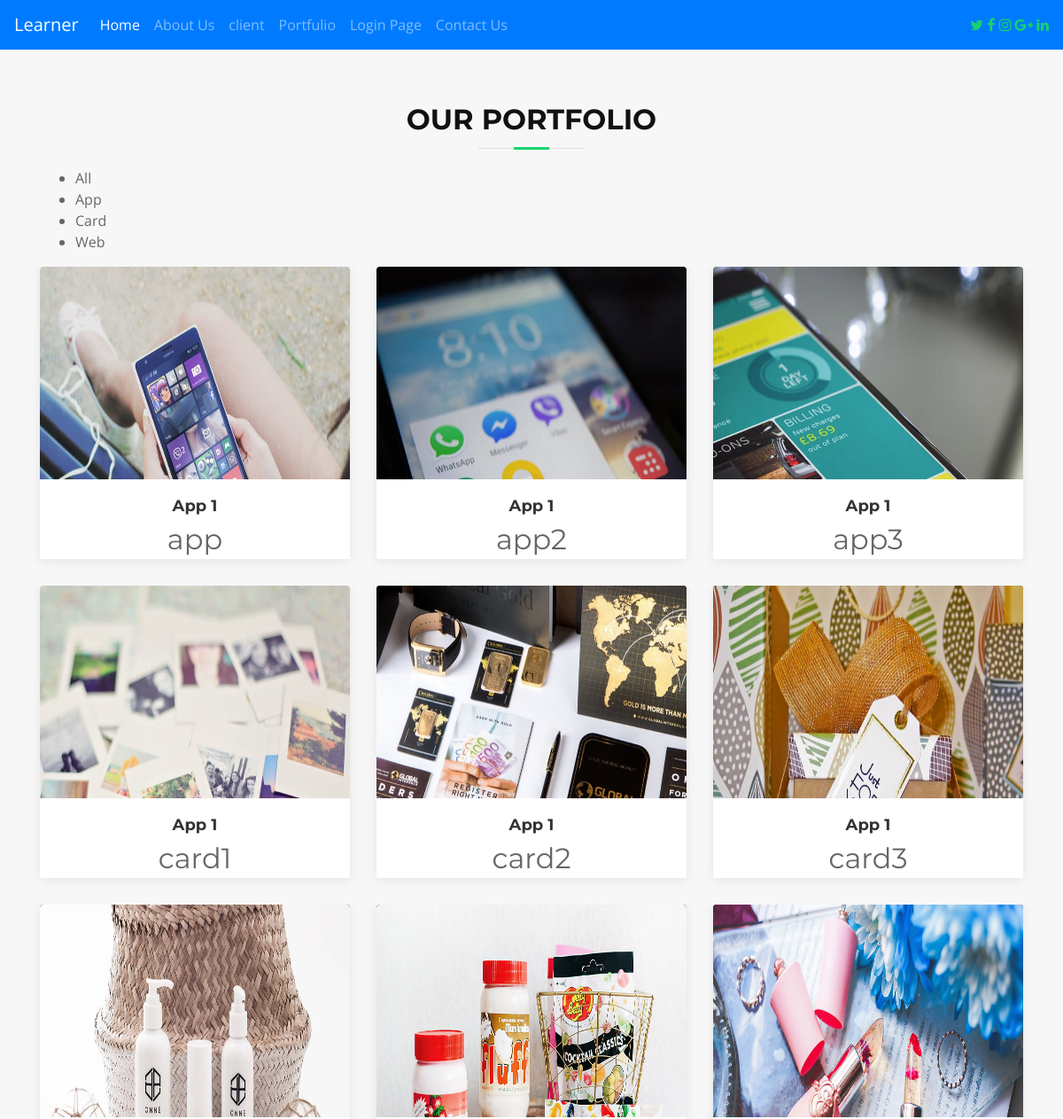
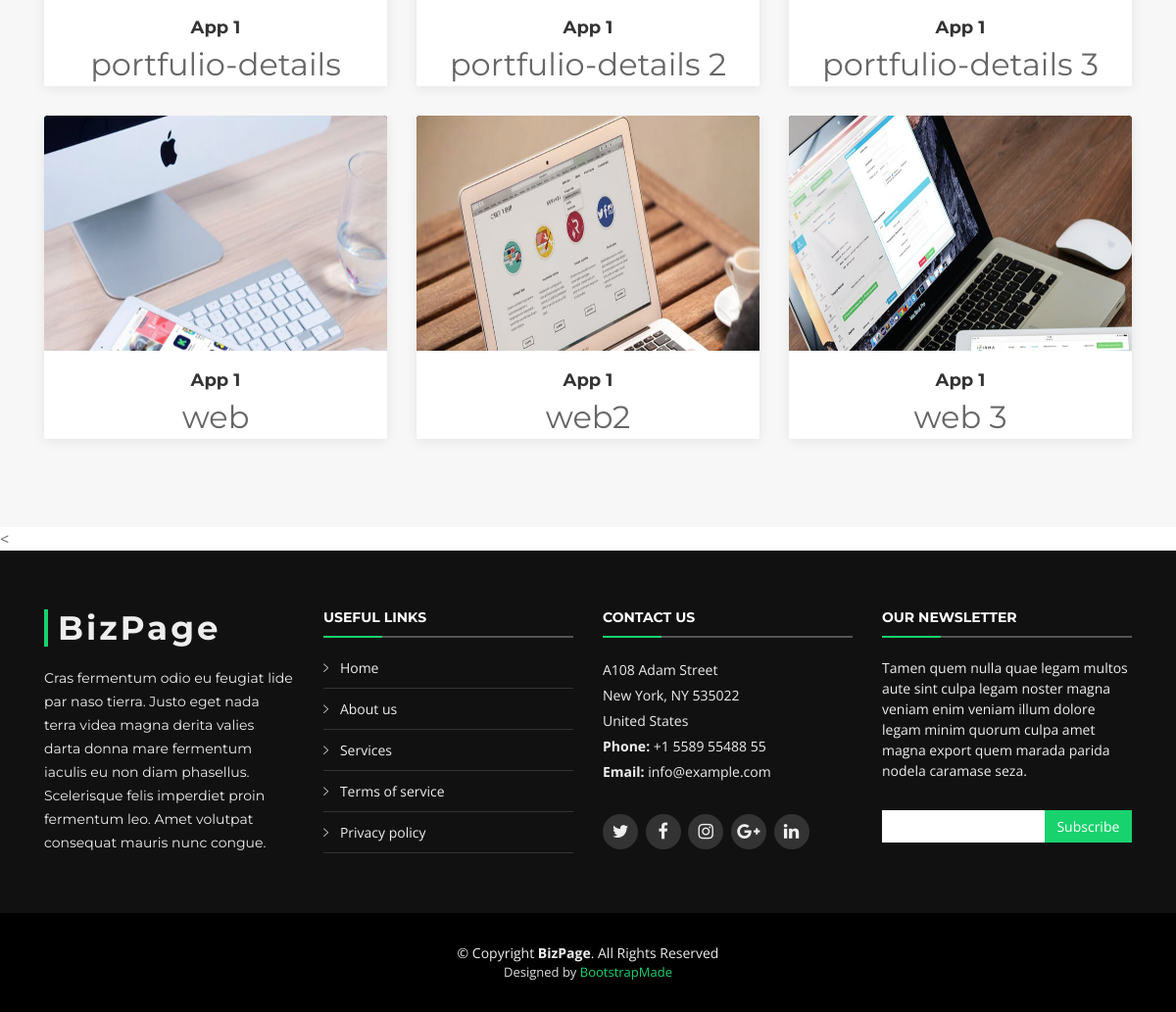
Page /portfulio/ on the committed database (2 pictures, top to bottom).
### portfulio/models.py (models this page shows, shortened)
class portfulio(models.Model):
    image=models.ImageField(upload_to='portfulio/',blank=False)
    link=models.CharField(max_length=1000,blank=False)
    name=models.CharField(max_length=100,blank=False)

### portfulio/views.py (the view)
# urls.py: path('',views.portfulios),
def portfulios(request):
    portfuliodata=portfulio.objects.all()
    context={
        'portfulio':portfuliodata
    }
    return render(request,'portfulio.html',context)

### templates/portfulio.html (shortened to what this page needs)
 {% extends "home.html" %} {% block content %} {% load static %}
<section id="portfolio" class="section-bg">
    <div class="container" data-aos="fade-up">
        <header class="section-header">
            <h3 class="section-title">Our Portfolio</h3>
        </header>
        <div class="row" data-aos="fade-up" data-aos-delay="100" ">
      <div class=" col-lg-12 ">
          <ul id="portfolio-flters ">
            <li data-filter="* " class="filter-active ">All</li>
            <li data-filter=".filter-app ">App</li>
            <li data-filter=".filter-card ">Card</li>
            <li data-filter=".filter-web ">Web</li>
          </ul>
        </div>
      </div>
      <div class="row portfolio-container " data-aos="fade-up " data-aos-delay="200 ">
        {% for portfulio in portfulio %}
        <div class="col-lg-4 col-md-6 portfolio-item filter-app ">
          <div class="portfolio-wrap ">
            <figure>
              <img src="{{portfulio.image.url}} " class="img-fluid " alt=" "style="height:400px;width:400px; ">
            </figure>
            <div class="portfolio-info ">
              <h4><a href="portfulio.html ">App 1</a></h4>
              <h2>{{portfulio.name}}</h2>
            </div>
          </div>
        </div>
        {% endfor %}
      </div>
    </section><
{% endblock content %}

### templates/home.html (shortened to what this page needs)
{% load static %}
<!DOCTYPE html>
<html lang="en">
<head>
    <link rel="stylesheet" href="https://cdn.jsdelivr.net/npm/bootstrap@4.5.3/dist/css/bootstrap.min.css">
    <link href="{% static 'vendor/bootstrap/css/bootstrap.min.css' %}" rel="stylesheet">
    <link href="{% static 'vendor/icofont/icofont.min.css' %}" rel="stylesheet">
    <link href="{% static 'vendor/font-awesome/css/font-awesome.min.css' %}" rel="stylesheet">
    <link href="{% static 'vendor/ionicons/css/ionicons.min.css' %} " rel="stylesheet">
    <link href="{% static 'vendor/animate.css/animate.min.css' %}" rel="stylesheet">
    <link href="{% static 'vendor/venobox/venobox.css' %}" rel="stylesheet">
    <link href="{% static 'vendor/owl.carousel/assets/owl.carousel.min.css' %}" rel="stylesheet">
    <link href="{% static 'vendor/aos/aos.css ' %}" rel="stylesheet">
    <link rel="stylesheet" href="{% static 'css/style.css' %}">
</head>
<body>
    <nav class="navbar navbar-expand-lg navbar-dark bg-primary sticky-top">
        <a class="navbar-brand" href="/">Learner</a>
        <div class="collapse navbar-collapse " id="navbarSupportedContent">
            <ul class="navbar-nav mr-auto">
                <li class="nav-item active">
                    <a class="nav-link" href="/">Home <span class="sr-only">(current)</span></a>
                </li>
                <li class="nav-item">
                    <a class="nav-link" href="/aboutus">About Us</a>
                </li>
                <li class="nav-item">
                    <a class="nav-link" href="/clientus">client</a>
                </li>
                <li class="nav-item">
                    <a class="nav-link" href="/portfulio">Portfulio</a>
                </li>
                <li class="nav-item">
                    <a class="nav-link" href="/authentication">Login Page</a>
                </li>
                <li class="nav-item">
                    <a class="nav-link" href="/contact">Contact Us</a>
                </li>
            </ul>
            <div class="social-links">
                <a href="#" class="twitter"><i class="fa fa-twitter"></i></a>
                <a href="#" class="facebook"><i class="fa fa-facebook"></i></a>
                <a href="#" class="instagram"><i class="fa fa-instagram"></i></a>
                <a href="#" class="google-plus"><i class="fa fa-google-plus"></i></a>
                <a href="#" class="linkedin"><i class="fa fa-linkedin"></i></a>
            </div>
        </div>
    </nav>
    {% block content %}{% endblock content %}
    <footer id="footer">
        <div class="footer-top">
            <div class="container">
                <div class="row">
                    <div class="col-lg-3 col-md-6 footer-info">
                        <h3>BizPage</h3>
                        <p>Cras fermentum odio eu feugiat lide par naso tierra. Justo eget nada terra videa magna derita valies darta donna mare fermentum iaculis eu non diam phasellus. Scelerisque felis imperdiet proin fermentum leo. Amet volutpat consequat
                            mauris nunc congue.</p>
                    </div>
                    <div class="col-lg-3 col-md-6 footer-links">
                        <h4>Useful Links</h4>
                        <ul>
                            <li><i class="ion-ios-arrow-right"></i> <a href="#">Home</a></li>
                            <li><i class="ion-ios-arrow-right"></i> <a href="#">About us</a></li>
                            <li><i class="ion-ios-arrow-right"></i> <a href="#">Services</a></li>
                            <li><i class="ion-ios-arrow-right"></i> <a href="#">Terms of service</a></li>
                            <li><i class="ion-ios-arrow-right"></i> <a href="#">Privacy policy</a></li>
                        </ul>
                    </div>
                    <div class="col-lg-3 col-md-6 footer-contact">
                        <h4>Contact Us</h4>
                        <p>
                            A108 Adam Street <br> New York, NY 535022<br> United States <br>
                            <strong>Phone:</strong> +1 5589 55488 55<br>
                            <strong>Email:</strong> info@example.com<br>
                        </p>
                        <div class="social-links">
                            <a href="#" class="twitter"><i class="fa fa-twitter"></i></a>
                            <a href="#" class="facebook"><i class="fa fa-facebook"></i></a>
                            <a href="#" class="instagram"><i class="fa fa-instagram"></i></a>
                            <a href="#" class="google-plus"><i class="fa fa-google-plus"></i></a>
                            <a href="#" class="linkedin"><i class="fa fa-linkedin"></i></a>
                        </div>
                    </div>
                    <div class="col-lg-3 col-md-6 footer-newsletter">
                        <h4>Our Newsletter</h4>
                        <p>Tamen quem nulla quae legam multos aute sint culpa legam noster magna veniam enim veniam illum dolore legam minim quorum culpa amet magna export quem marada parida nodela caramase seza.</p>
                        <form action="" method="post">
                            <input type="email" name="email"><input type="submit" value="Subscribe">
                        </form>
                    </div>
                </div>
            </div>
        </div>
        <div class="container">
            <div class="copyright">
                &copy; Copyright <strong>BizPage</strong>. All Rights Reserved
            </div>
            <div class="credits">
                Designed by <a href="https://bootstrapmade.com/">BootstrapMade</a>
            </div>
        </div>
    </footer>
</body>
</html>

### static/css/style.css (style rules this page uses)
body { background: #fff; color: #666666; font-family: "Open Sans", sans-serif; }
a { color: #18d26e; transition: 0.5s; }
p { padding: 0; margin: 0 0 30px 0; }
h1, h2, h3, h4, h5, h6 { font-family: "Montserrat", sans-serif; font-weight: 400; margin: 0 0 20px 0; padding: 0; }
section { overflow: hidden; }
.section-header h3 { font-size: 32px; color: #111; text-transform: uppercase; text-align: center; font-weight: 700; position: relative; padding-bottom: 15px; }
.section-header h3::before { content: ''; position: absolute; display: block; width: 120px; height: 1px; background: #ddd; bottom: 1px; left: calc(50% - 60px); }
.section-header h3::after { content: ''; position: absolute; display: block; width: 40px; height: 3px; background: #18d26e; bottom: 0; left: calc(50% - 20px); }
.section-bg { background: #f7f7f7; }
#portfolio { padding: 60px 0; }
#portfolio .portfolio-wrap { box-shadow: 0px 2px 12px rgba(0, 0, 0, 0.08); transition: 0.3s; }
#portfolio .portfolio-item { position: relative; height: 360px; overflow: hidden; }
#portfolio .portfolio-item figure { background: #000; overflow: hidden; height: 240px; position: relative; border-radius: 4px 4px 0 0; margin: 0; }
#portfolio .portfolio-item .portfolio-info { background: #fff; text-align: center; padding: 30px; height: 90px; border-radius: 0 0 3px 3px; }
#portfolio .portfolio-item .portfolio-info h4 { font-size: 18px; line-height: 1px; font-weight: 700; margin-bottom: 18px; padding-bottom: 0; }
#portfolio .portfolio-item .portfolio-info h4 a { color: #333; }
#footer { background: #000; padding: 0 0 30px 0; color: #eee; font-size: 14px; }
#footer .footer-top { background: #111; padding: 60px 0 30px 0; }
#footer .footer-top .footer-info { margin-bottom: 30px; }
#footer .footer-top .footer-info h3 { font-size: 34px; margin: 0 0 20px 0; padding: 2px 0 2px 10px; line-height: 1; font-family: "Montserrat", sans-serif; font-weight: 700; letter-spacing: 3px; border-left: 4px solid #18d26e; }
#footer .footer-top .footer-info p { font-size: 14px; line-height: 24px; margin-bottom: 0; font-family: "Montserrat", sans-serif; color: #eee; }
#footer .footer-top .social-links a { font-size: 18px; display: inline-block; background: #333; color: #eee; line-height: 1; padding: 8px 0; margin-right: 4px; border-radius: 50%; text-align: center; width: 36px; height: 36px; transition: 0.3s; }
#footer .footer-top h4 { font-size: 14px; font-weight: bold; color: #fff; text-transform: uppercase; position: relative; padding-bottom: 12px; }
#footer .footer-top h4::before, #footer .footer-top h4::after { content: ''; position: absolute; left: 0; bottom: 0; height: 2px; }
#footer .footer-top h4::before { right: 0; background: #555; }
#footer .footer-top h4::after { background: #18d26e; width: 60px; }
#footer .footer-top .footer-links { margin-bottom: 30px; }
#footer .footer-top .footer-links ul { list-style: none; padding: 0; margin: 0; }
#footer .footer-top .footer-links ul i { padding-right: 8px; color: #ddd; }
#footer .footer-top .footer-links ul li { border-bottom: 1px solid #333; padding: 10px 0; }
#footer .footer-top .footer-links ul li:first-child { padding-top: 0; }
#footer .footer-top .footer-links ul a { color: #eee; }
#footer .footer-top .footer-contact { margin-bottom: 30px; }
#footer .footer-top .footer-contact p { line-height: 26px; }
#footer .footer-top .footer-newsletter { margin-bottom: 30px; }
#footer .footer-top .footer-newsletter input[type="email"] { border: 0; padding: 6px 8px; width: 65%; }
#footer .footer-top .footer-newsletter input[type="submit"] { background: #18d26e; border: 0; width: 35%; padding: 6px 0; text-align: center; color: #fff; transition: 0.3s; cursor: pointer; }
#footer .copyright { text-align: center; padding-top: 30px; }
#footer .credits { text-align: center; font-size: 13px; color: #ddd; }

### rows in the picture
portfulio: image (picture), name "app"
portfulio: image (picture), name "app2"
portfulio: image (picture), name "app3"
portfulio: image (picture), name "card1"
portfulio: image (picture), name "card2"
portfulio: image (picture), name "card3"
portfulio: image (picture), name "portfulio-details"
portfulio: image (picture), name "portfulio-details 2"
portfulio: image (picture), name "portfulio-details 3"
portfulio: image (picture), name "web"
portfulio: image (picture), name "web2"
portfulio: image (picture), name "web 3"
